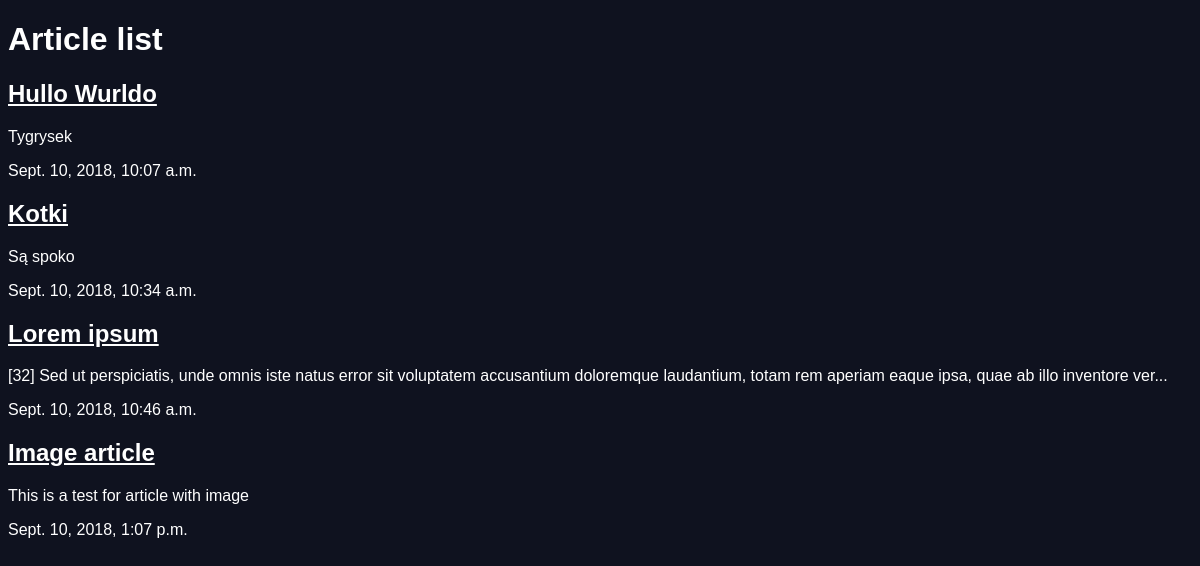
The app's page /articles/ with its own data.
### articles/models.py (models this page shows, shortened)
class Article(models.Model):
    title = models.CharField(max_length=100)
    slug = models.SlugField()
    body = models.TextField()
    date = models.DateTimeField(auto_now_add=True)
    thumb = models.ImageField(blank=True)
    def snippet(self):
        initLength = len(self.body)
        newLength = 160
        result = self.body[:newLength]
        if initLength > newLength:
            result += '...'
        return result

### articles/views.py (the view)
# urls.py: path('', views.article_list, name="list"),
def article_list(request):
    articles = Article.objects.all().order_by('date')
    return render(request, 'articles/article_list.html', {'articles' : articles })

### articles/templates/articles/article_list.html
{% extends 'base_layout.html' %}
{% block content %}
    <h1>Article list</h1>
    <div class="articles">
        {% for article in articles %}
            <div class="article">
                <h2><a href="{% url 'articles:details' slug=article.slug %}">{{ article.title }}</a></h2>
                <p>{{ article.snippet }}</p>
                <p>{{ article.date }}</p>
            </div>
        {% endfor %}
    </div>
{% endblock %}

### templates/base_layout.html (shortened to what this page needs)
{% load static from staticfiles %}
<!DOCTYPE html>
<html>
<head>
    <link rel="stylesheet" href="{% static 'style.css' %}" />
</head>
<body>
    <div class="wrapper">
        {% block content %}
        {% endblock %}
    </div>
</body>
</html>

### assets/style.css (style rules this page uses)
body { background-color: #0f121f; color: #fff; }
body * { font-family: Verdana, Geneva, Tahoma, sans-serif; }
a, a:hover, a:visited { color: #fff; }

### records on screen
Article: title "Hullo Wurldo", snippet "Tygrysek", date "Sept. 10, 2018, 10:07 a.m."
Article: title "Kotki", snippet "Są spoko", date "Sept. 10, 2018, 10:34 a.m."
Article: title "Lorem ipsum", snippet "[32] Sed ut perspiciatis, unde omnis iste natus error sit voluptatem accusantium doloremque laudantium, totam rem aperiam eaque ipsa, quae ab illo inventore ver...", date "Sept. 10, 2018, 10:46 a.m."
Article: title "Image article", snippet "This is a test for article with image", date "Sept. 10, 2018, 1:07 p.m."
